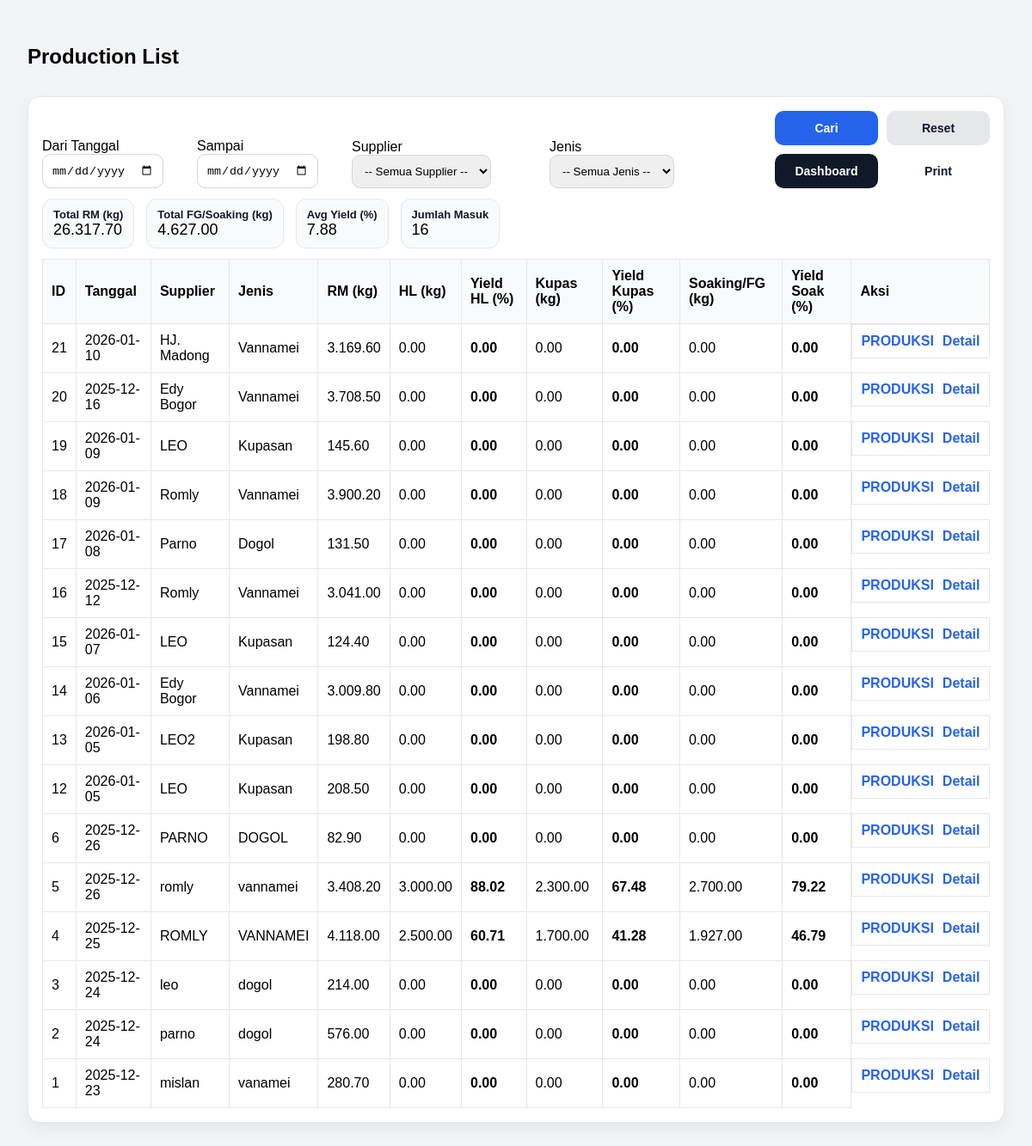
The app's page /production/list (signed in), older data.
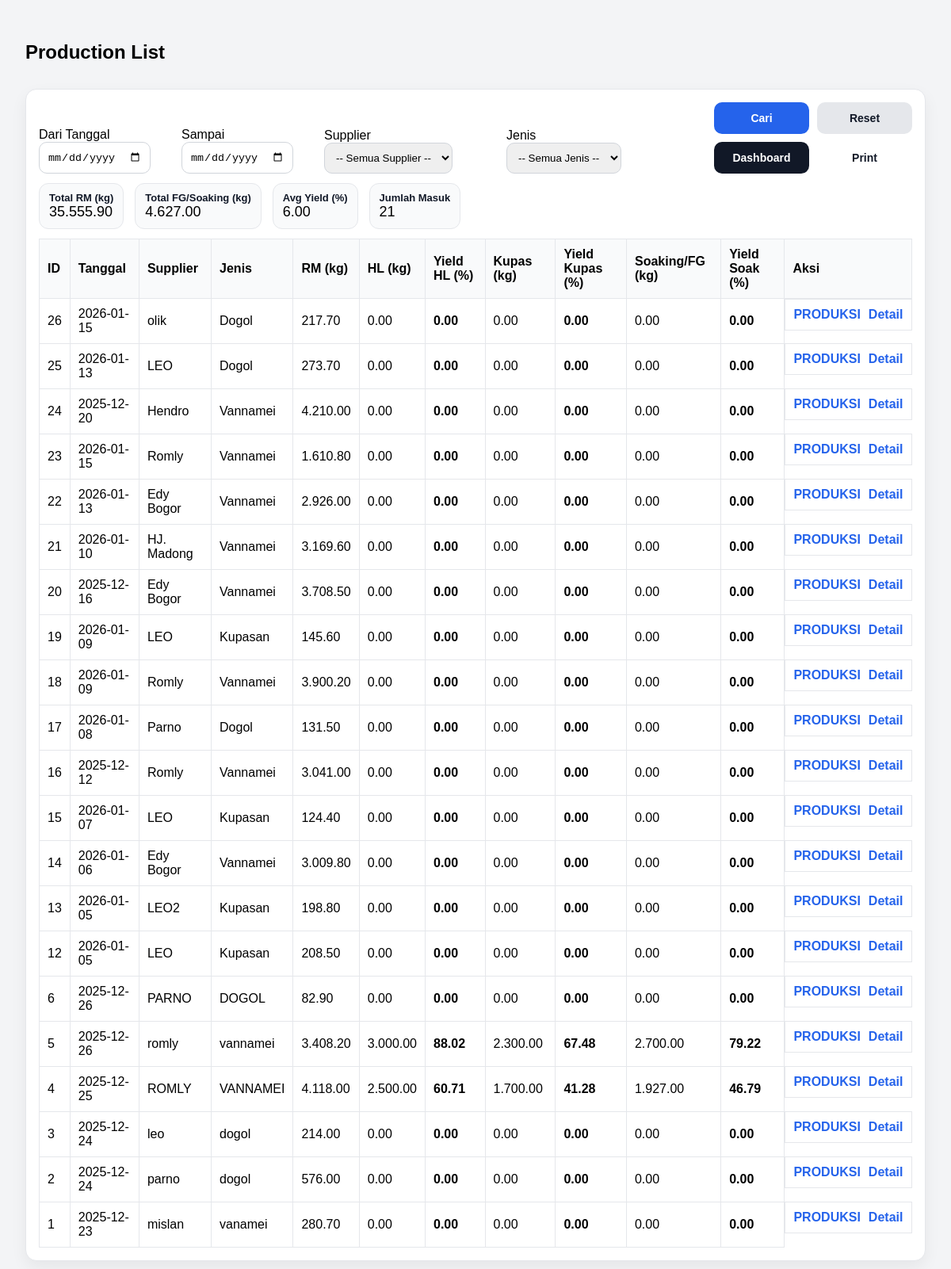
The same page, newer data.
### tables this page shows
CREATE TABLE receiving_header (
            id INTEGER PRIMARY KEY AUTOINCREMENT,
            tanggal TEXT NOT NULL,
            supplier TEXT NOT NULL,
            jenis TEXT,
            fiber REAL,
            created_at TEXT DEFAULT (datetime('now','localtime'))
        , is_test INTEGER DEFAULT 0);

### app.py (the view)
@app.route("/production/list")
def production_list():
    if not require_login():
        return redirect(url_for("login"))
    start = (request.args.get("start") or "").strip()
    end = (request.args.get("end") or "").strip()
    supplier_q = (request.args.get("supplier") or "").strip()   # akan berisi NAMA supplier
    jenis_q = (request.args.get("jenis") or "").strip()
    conn = get_conn()
    suppliers = conn.execute("SELECT nama FROM supplier WHERE aktif=1 ORDER BY nama").fetchall()
    jenis_list = conn.execute("SELECT nama FROM udang_jenis WHERE aktif=1 ORDER BY id").fetchall()
    where = []
    params = []
    if start and end:
        where.append("r.tanggal BETWEEN ? AND ?")
        params.extend([start, end])
    elif start:
        where.append("r.tanggal >= ?")
        params.append(start)
    elif end:
        where.append("r.tanggal <= ?")
        params.append(end)
    if supplier_q:
        where.append("LOWER(TRIM(r.supplier)) = ?")
        params.append(supplier_q.strip().lower())
    if jenis_q:
        where.append("LOWER(TRIM(r.jenis)) = ?")
        params.append(jenis_q.strip().lower())
    where_sql = ("WHERE " + " AND ".join(where)) if where else ""
    rows = conn.execute(f"""
        SELECT
          r.id AS receiving_id,
          r.tanggal, r.supplier, r.jenis,
          r.total_netto AS rm_kg,

          COALESCE(hl.berat_kg,0) AS hl_kg,
          COALESCE(hl.yield_pct,0) AS hl_yield,

          COALESCE(kp.berat_kg,0) AS kupas_kg,
          COALESCE(kp.yield_pct,0) AS kupas_yield,

          COALESCE(sk.berat_kg,0) AS fg_kg,
          COALESCE(sk.yield_pct,0) AS fg_yield,

          COALESCE(sk.yield_pct,0) AS final_pct
        FROM (
          SELECT h.id, h.tanggal, h.supplier, h.jenis,
                 COALESCE(SUM(COALESCE(p.netto,0)),0) AS total_netto
          FROM receiving_header h
          LEFT JOIN receiving_partai p ON p.header_id=h.id
          GROUP BY h.id
        ) r
        LEFT JOIN production_header ph ON ph.id = (
  SELECT id FROM production_header
  WHERE receiving_id = r.id
  ORDER BY id DESC
  LIMIT 1
)

        LEFT JOIN production_step hl ON hl.production_id=ph.id AND hl.step_name='HL'
        LEFT JOIN production_step kp ON kp.production_id=ph.id AND kp.step_name='KUPAS'
        LEFT JOIN production_step sk ON sk.production_id=ph.id AND sk.step_name='SOAKING'
        {where_sql}
        ORDER BY r.id DESC
    """, params).fetchall()
    summary = {
        "total_rm": sum([(x["rm_kg"] or 0) for x in rows]),
        "total_fg": sum([(x["fg_kg"] or 0) for x in rows]),  # ✅ FIX DI SINI
        "avg_yield": (sum([(x["final_pct"] or 0) for x in rows]) / len(rows)) if rows else 0,
        "count_rows": len(rows),
    }
    conn.close()
    return render_template(
        "production_list.html",
        rows=[dict(r) for r in rows],
        summary=summary,
        start=start,
        end=end,
        supplier=supplier_q,
        jenis=jenis_q,
        suppliers=[s["nama"] for s in suppliers],   # ✅ dropdown data
        jenis_list=[j["nama"] for j in jenis_list], # ✅ dropdown data
    )

### app.py (called while the page is built)
def require_login() -> bool:
    return bool(session.get("user"))

### db.py (called while the page is built)
def get_conn():
    conn = sqlite3.connect(
        DB_NAME,
        timeout=10,              # tunggu 10 detik sebelum error
        isolation_level=None     # autocommit mode (lebih aman utk web)
    )
    conn.row_factory = sqlite3.Row
    conn.execute("PRAGMA foreign_keys = ON;")
    conn.execute("PRAGMA journal_mode = WAL;")  # penting!
    return conn

### templates/production_list.html (shortened to what this page needs)
<!doctype html>
<html lang="id">
<head>
</head>
<body>
<div class="top">
  <h2>Production List</h2>
</div>
<div class="card">
  <form method="get" action="/production/list" class="filters">
  <div>
    <div>Dari Tanggal</div>
    <input type="date" name="start" value="{{ start }}">
  </div>
  <div>
    <div>Sampai</div>
    <input type="date" name="end" value="{{ end }}">
  </div>
  <div>
    <div>Supplier</div>
    <select name="supplier">
      <option value="">-- Semua Supplier --</option>
    </select>
  </div>
  <div>
    <div>Jenis</div>
    <select name="jenis">
  <option value="">-- Semua Jenis --</option>
</select>
  </div>
<div class="filter-actions">
  <button class="btn btn-primary" type="submit">Cari</button>
  <a class="btn btn-ghost" href="/production/list">Reset</a>
  <a class="btn btn-secondary" href="/dashboard">Dashboard</a>
  <a class="btn btn-outline"
     href="/production/list/print?start={{ start or '' }}&end={{ end or '' }}&supplier={{ supplier or '' }}&jenis={{ jenis or '' }}">
    Print
  </a>
</div>
</form>
  <div class="summary">
    <div class="pill"><b>Total RM (kg)</b>
      <span>{{ "{:,.2f}".format(summary.total_rm or 0).replace(",", ".") }}</span>
    </div>
    <div class="pill"><b>Total FG/Soaking (kg)</b>
      <span>{{ "{:,.2f}".format(summary.total_fg or 0).replace(",", ".") }}</span>
    </div>
    <div class="pill"><b>Avg Yield (%)</b>
      <span>{{ "{:,.2f}".format(summary.avg_yield or 0).replace(",", ".") }}</span>
    </div>
    <div class="pill"><b>Jumlah Masuk</b>
      <span>{{ summary.count_rows or 0 }}</span>
    </div>
  </div>
  <table>
    <thead>
  <tr>
    <th>ID</th>
    <th>Tanggal</th>
    <th>Supplier</th>
    <th>Jenis</th>
    <th class="right">RM (kg)</th>
    <th class="right">HL (kg)</th>
    <th class="right">Yield HL (%)</th>
    <th class="right">Kupas (kg)</th>
    <th class="right">Yield Kupas (%)</th>
    <th class="right">Soaking/FG (kg)</th>
    <th class="right">Yield Soak (%)</th>
      <th>Aksi</th>
  </tr>
</thead>
    <tbody>
      {% for r in rows %}
      <tr>
  <td>{{ r.receiving_id }}</td>
  <td>{{ r.tanggal }}</td>
  <td>{{ r.supplier }}</td>
  <td>{{ r.jenis }}</td>
  <td class="right">{{ "{:,.2f}".format(r.rm_kg or 0).replace(",", ".") }}</td>
  <td class="right">{{ "{:,.2f}".format(r.hl_kg or 0).replace(",", ".") }}</td>
  <td class="right"><b>{{ "{:,.2f}".format(r.hl_yield or 0).replace(",", ".") }}</b></td>
  <td class="right">{{ "{:,.2f}".format(r.kupas_kg or 0).replace(",", ".") }}</td>
  <td class="right"><b>{{ "{:,.2f}".format(r.kupas_yield or 0).replace(",", ".") }}</b></td>
  <td class="right">{{ "{:,.2f}".format(r.fg_kg or 0).replace(",", ".") }}</td>
  <td class="right"><b>{{ "{:,.2f}".format(r.fg_yield or 0).replace(",", ".") }}</b></td>
    <td style="display:flex; gap:10px; align-items:center;">
    <a href="/production/open/{{ r.receiving_id }}">PRODUKSI</a>
    <a href="/receiving/{{ r.receiving_id }}">Detail</a>
  </td>
</tr>
      {% endfor %}
    </tbody>
  </table>
</div>
</body>
</html>

Row changes from the older to the newer data that the page shows:
added receiving_header: receiving_id "26", tanggal "2026-01-15", supplier "olik", jenis "Dogol", rm_kg "217.70", is_test "0.00"
added receiving_header: receiving_id "25", tanggal "2026-01-13", supplier "LEO", jenis "Dogol", rm_kg "273.70", is_test "0.00"
added receiving_header: receiving_id "24", tanggal "2025-12-20", supplier "Hendro", jenis "Vannamei", rm_kg "4.210.00", hl_kg "0.00", hl_yield "0.00", kupas_kg "0.00", kupas_yield "0.00", fg_kg "0.00", fg_yield "0.00"
added receiving_header: receiving_id "23", tanggal "2026-01-15", supplier "Romly", jenis "Vannamei", rm_kg "1.610.80", is_test "0.00"
added receiving_header: receiving_id "22", tanggal "2026-01-13", supplier "Edy Bogor", jenis "Vannamei", rm_kg "2.926.00", is_test "0.00"
Text that changed along with them:
{{ "{:,.2f}".format(summary.total_rm or 0).replace(",", ".") }}: "26.317.70" → "35.555.90"
{{ "{:,.2f}".format(summary.avg_yield or 0).replace(",", ".") }}: "7.88" → "6.00"
{{ summary.count_rows or 0 }}: "16" → "21"
